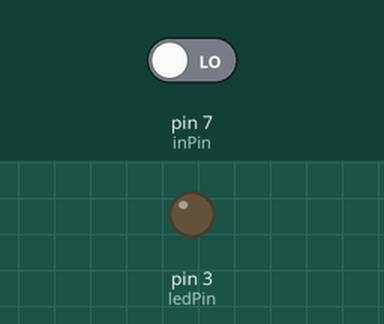
The sketch below on a simulated Arduino Uno, built with avr-gcc and run on an emulated ATmega328P. Parts: output pins drawn as LEDs (lit = HIGH). Inputs (shaded band) come from the test bench; at power-on: pin 7 (inPin) LOW.

Above: at 1.2 s.
1.3 s: pin 7 (inPin) driven HIGH
At 2.1 s:
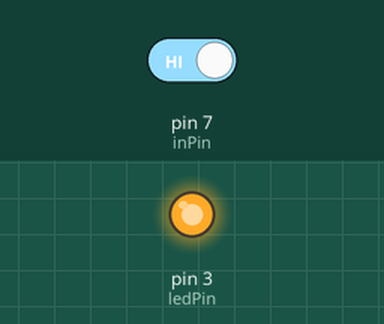
2.8 s: pin 7 (inPin) driven LOW
At 3.2 s:
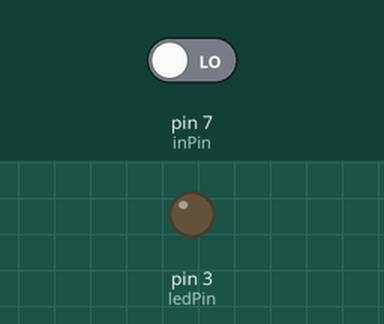
Timing chart, 0 to 5.8 s (numbered marks = the images above; inputs shaded):
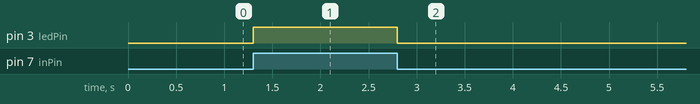

The sketch:

LigarLed.ino
```cpp
int ledPin = 3;
int inPin = 7;
int val = 0;

void setup() {
  // put your setup code here, to run once:
  pinMode(ledPin, OUTPUT);
  pinMode(inPin, INPUT);
}

void loop() {
  // put your main code here, to run repeatedly:
  val = digitalRead(inPin);
  digitalWrite(ledPin, val);
}
```

Measured:
- after the input at 1.3 s, pin 3 (ledPin): LOW → HIGH at once
- after the input at 2.8 s, pin 3 (ledPin): HIGH → LOW at once
